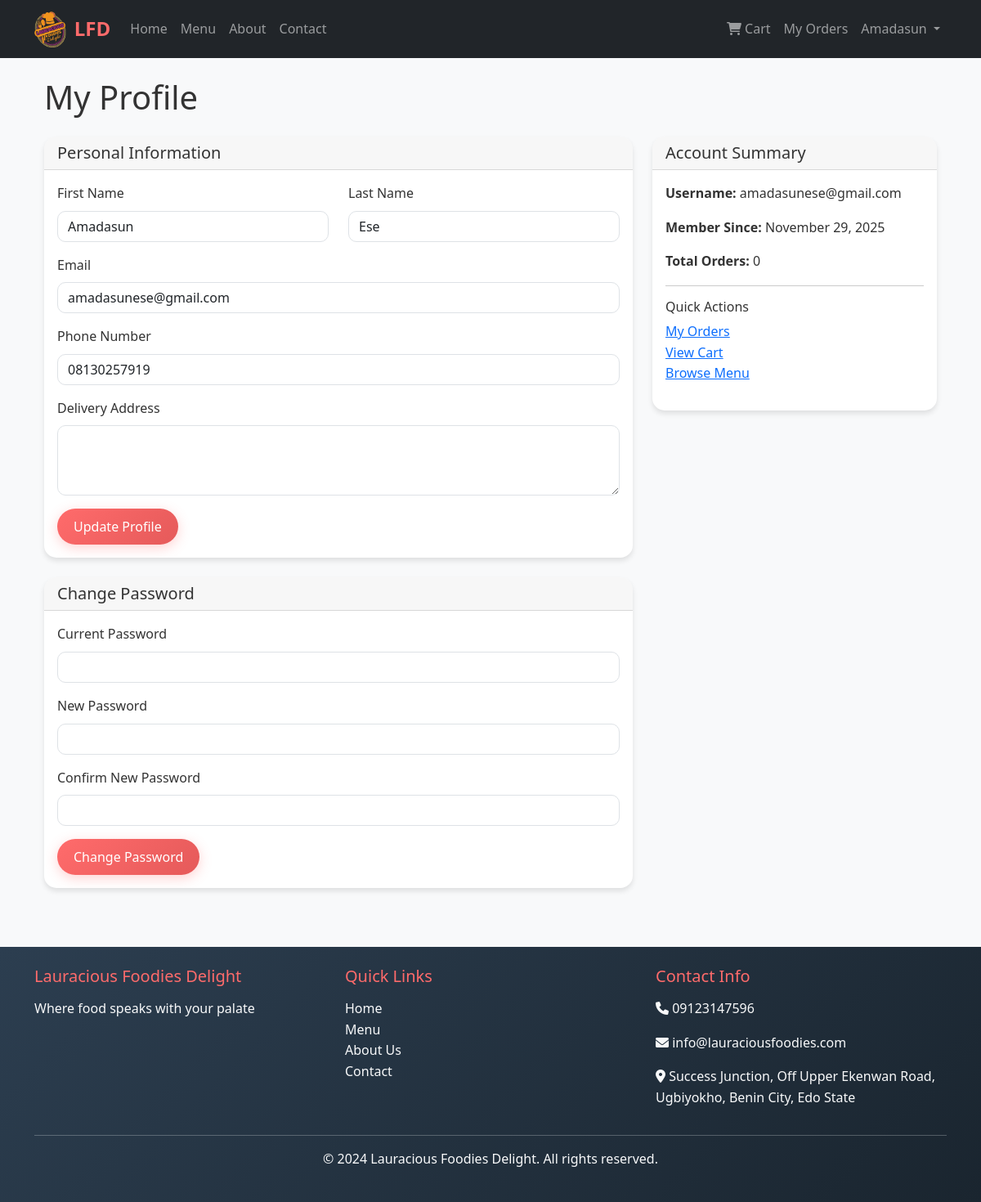
Before: /profile (signed in) with the older database file.
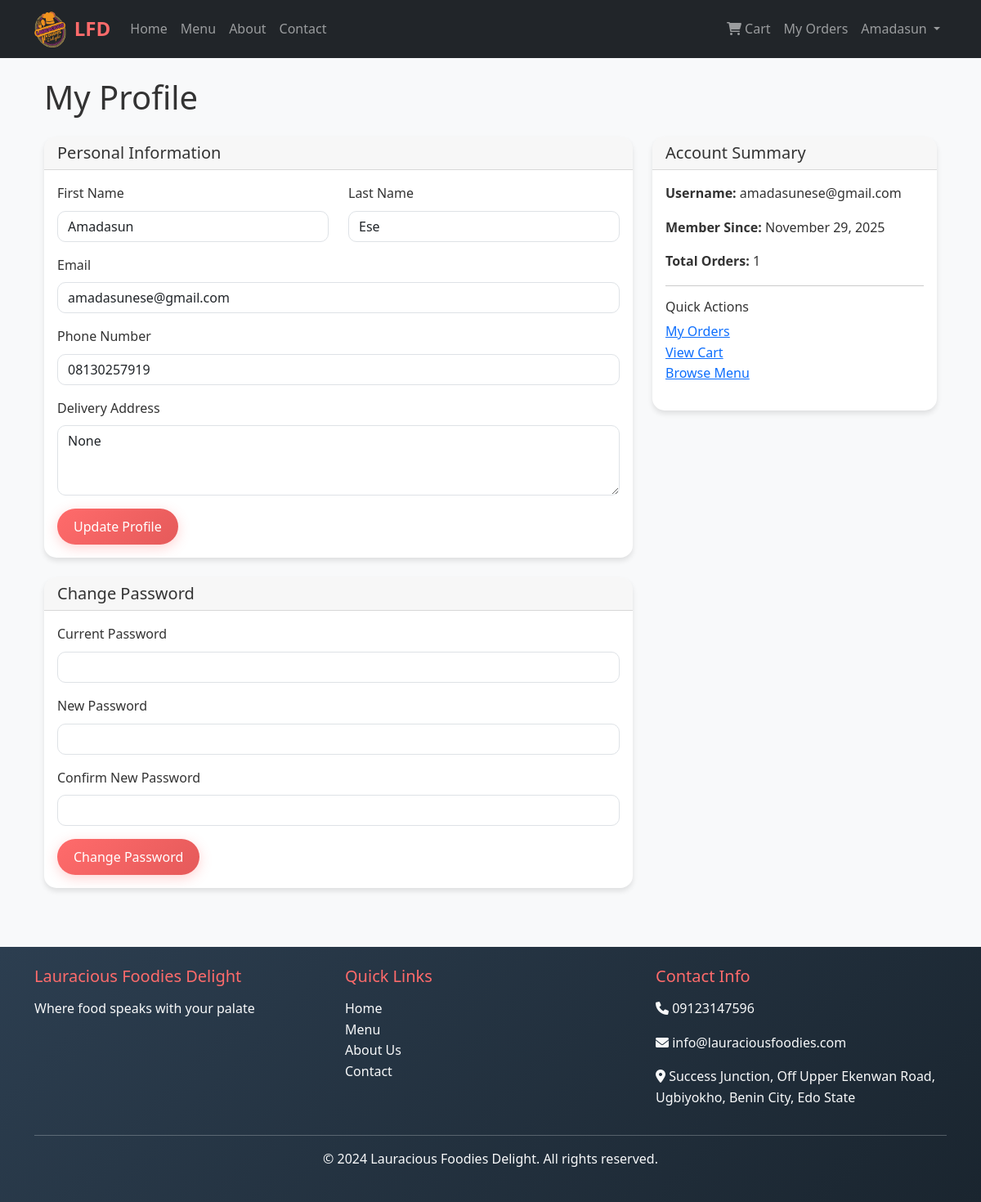
After: the same page with the newer database file.
### app/models.py (models this page shows, shortened)
class User(UserMixin, db.Model):
    id = db.Column(db.Integer, primary_key=True)
    username = db.Column(db.String(80), unique=True, nullable=False)
    email = db.Column(db.String(120), unique=True, nullable=False)
    password_hash = db.Column(db.String(128))
    first_name = db.Column(db.String(50), nullable=False)
    last_name = db.Column(db.String(50), nullable=False)
    phone = db.Column(db.String(20))
    address = db.Column(db.Text)
    is_admin = db.Column(db.Boolean, default=False)
    created_at = db.Column(db.DateTime, default=datetime.utcnow)
    orders = db.relationship('Order', backref='customer', lazy='dynamic')

### app/routes/main.py (the view)
@bp.route('/profile')
@login_required
def profile():
    return render_template('profile.html')

### app/templates/profile.html (shortened to what the changed rows need)
{% extends "base.html" %}
{% block content %}
<div class="container">
    <h1 class="mb-4">My Profile</h1>
    <div class="row">
        <div class="col-lg-8">
            <div class="card">
                <div class="card-body">
                    <form method="POST">
                        <div class="row">
                            <div class="col-md-6 mb-3">
                                <label for="first_name" class="form-label">First Name</label>
                                <input type="text" class="form-control" id="first_name" name="first_name" value="{{ current_user.first_name }}" required>
                            </div>
                            <div class="col-md-6 mb-3">
                                <label for="last_name" class="form-label">Last Name</label>
                                <input type="text" class="form-control" id="last_name" name="last_name" value="{{ current_user.last_name }}" required>
                            </div>
                        </div>
                        <div class="mb-3">
                            <label for="email" class="form-label">Email</label>
                            <input type="email" class="form-control" id="email" name="email" value="{{ current_user.email }}" required>
                        </div>
                        <div class="mb-3">
                            <label for="phone" class="form-label">Phone Number</label>
                            <input type="tel" class="form-control" id="phone" name="phone" value="{{ current_user.phone or '' }}">
                        </div>
                        <div class="mb-3">
                            <label for="address" class="form-label">Delivery Address</label>
                            <textarea class="form-control" id="address" name="address" rows="3">{{ current_user.address or '' }}</textarea>
                        </div>
                    </form>
                </div>
            </div>
        </div>
        <div class="col-lg-4">
            <div class="card">
                <div class="card-body">
                    <p><strong>Username:</strong> {{ current_user.username }}</p>
                    <p><strong>Member Since:</strong> {{ current_user.created_at.strftime('%B %d, %Y') }}</p>
                    <p><strong>Total Orders:</strong> {{ current_user.orders.count() }}</p>
                    <hr>
                    <h6>Quick Actions</h6>
                    <ul class="list-unstyled">
                        <li><a href="{{ url_for('orders.my_orders') }}">My Orders</a></li>
                        <li><a href="{{ url_for('orders.cart') }}">View Cart</a></li>
                        <li><a href="{{ url_for('menu.menu') }}">Browse Menu</a></li>
                    </ul>
                </div>
            </div>
        </div>
    </div>
</div>
{% endblock %}

### app/templates/base.html (shortened to what this page needs)
<!DOCTYPE html>
<html lang="en">
<head>
    <link href="https://cdn.jsdelivr.net/npm/bootstrap@5.1.3/dist/css/bootstrap.min.css" rel="stylesheet">
    <link rel="stylesheet" href="https://cdnjs.cloudflare.com/ajax/libs/font-awesome/6.0.0/css/all.min.css">
    <link rel="stylesheet" href="{{ url_for('static', filename='css/style.css') }}">
</head>
<body class="d-flex flex-column min-vh-100">
    <nav class="navbar navbar-expand-lg navbar-dark bg-dark">
        <div class="container">
            <a class="navbar-brand d-flex align-items-center" href="{{ url_for('main.index') }}">
                <img src="{{ url_for('static', filename='images/log.png') }}"
                     alt="Lauracious Logo"
                     style="height: 45px; width: auto; margin-right: 10px; border-radius: 5px;">
                <span>LFD</span>
            </a>
            <div class="collapse navbar-collapse" id="navbarNav">
                <ul class="navbar-nav me-auto">
                    <li class="nav-item">
                        <a class="nav-link" href="{{ url_for('main.index') }}">Home</a>
                    </li>
                    <li class="nav-item">
                        <a class="nav-link" href="{{ url_for('menu.menu') }}">Menu</a>
                    </li>
                    <li class="nav-item">
                        <a class="nav-link" href="{{ url_for('main.about') }}">About</a>
                    </li>
                    <li class="nav-item">
                        <a class="nav-link" href="{{ url_for('main.contact') }}">Contact</a>
                    </li>
                </ul>
                <ul class="navbar-nav">
                    {% if current_user.is_authenticated %}
                        <li class="nav-item">
                            <a class="nav-link position-relative" href="{{ url_for('orders.cart') }}">
                              <i class="fas fa-shopping-cart"></i> Cart
                            </a>
                          </li>
                        <li class="nav-item">
                            <a class="nav-link" href="{{ url_for('orders.my_orders') }}">My Orders</a>
                        </li>
                        <li class="nav-item dropdown">
                            <a class="nav-link dropdown-toggle" href="#" id="navbarDropdown" data-bs-toggle="dropdown">
                                {{ current_user.first_name }}
                            </a>
                        </li>
                    {% endif %}
                </ul>
            </div>
        </div>
    </nav>
    <main class="container my-4 flex-grow-1">
        {% block content %}{% endblock %}
    </main>
    <footer class="bg-dark text-light mt-5 py-4">
        <div class="container">
            <div class="row">
                <div class="col-md-4">
                    <h5>Lauracious Foodies Delight</h5>
                    <p>Where food speaks with your palate</p>
                </div>
                <div class="col-md-4">
                    <h5>Quick Links</h5>
                    <ul class="list-unstyled">
                        <li><a href="{{ url_for('main.index') }}" class="text-light">Home</a></li>
                        <li><a href="{{ url_for('menu.menu') }}" class="text-light">Menu</a></li>
                        <li><a href="{{ url_for('main.about') }}" class="text-light">About Us</a></li>
                        <li><a href="{{ url_for('main.contact') }}" class="text-light">Contact</a></li>
                    </ul>
                </div>
                <div class="col-md-4">
                    <h5>Contact Info</h5>
                    <p><i class="fas fa-phone"></i> 09123147596</p>
                    <p><i class="fas fa-envelope"></i> info@lauraciousfoodies.com</p>
                    <p><i class="fas fa-map-marker-alt"></i> Success Junction, Off Upper Ekenwan Road, Ugbiyokho, Benin City, Edo State</p>
                </div>
            </div>
            <hr class="bg-light">
            <div class="text-center">
                <p>&copy; 2024 Lauracious Foodies Delight. All rights reserved.</p>
            </div>
        </div>
    </footer>
</body>
</html>

Changed rows visible on the page:
changed User "Amadasun": address (not shown) → "None"
Other visible differences:
{{ current_user.orders.count() }}: "0" → "1"
